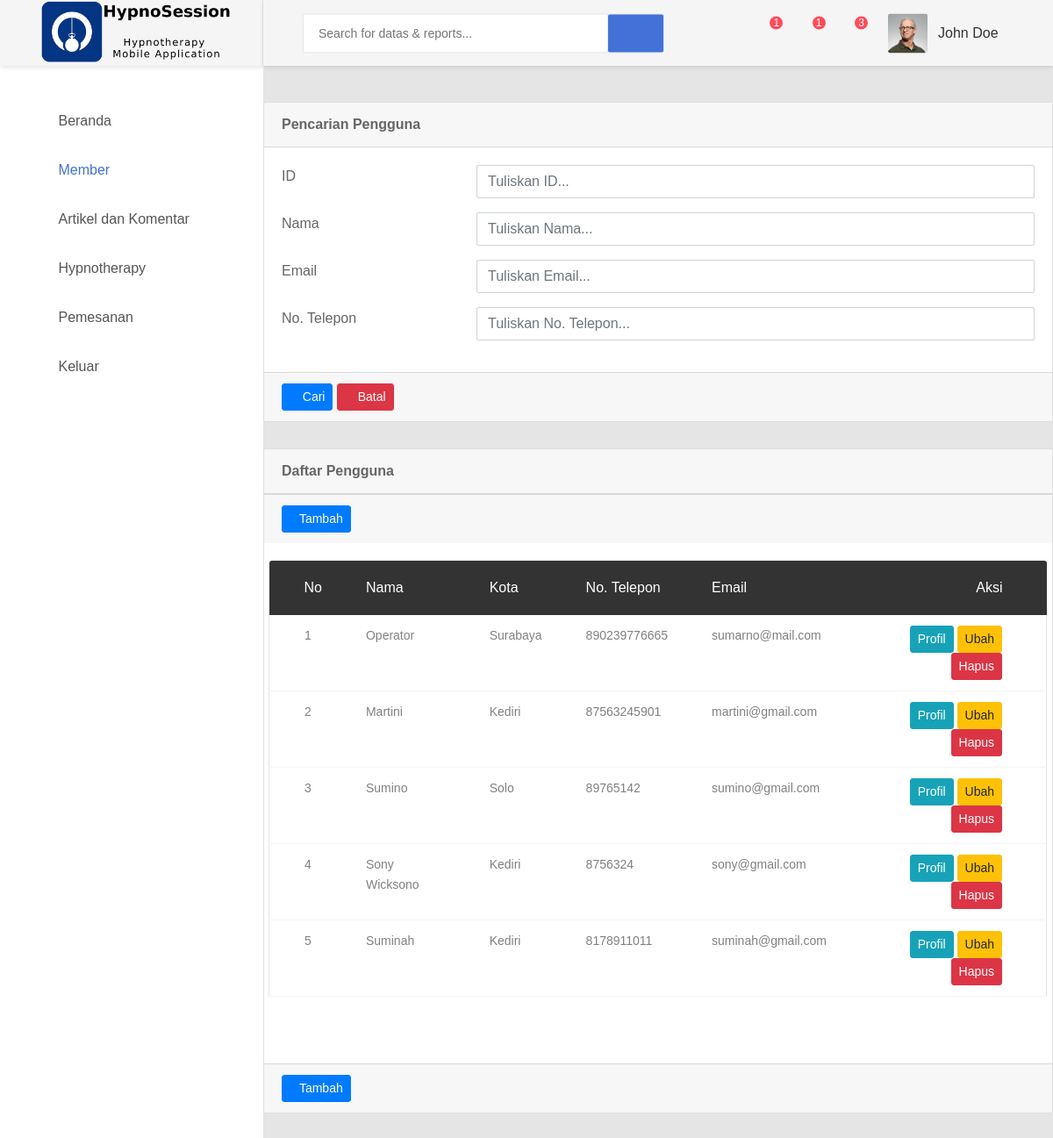
The page /akun/ on the database as committed earlier.
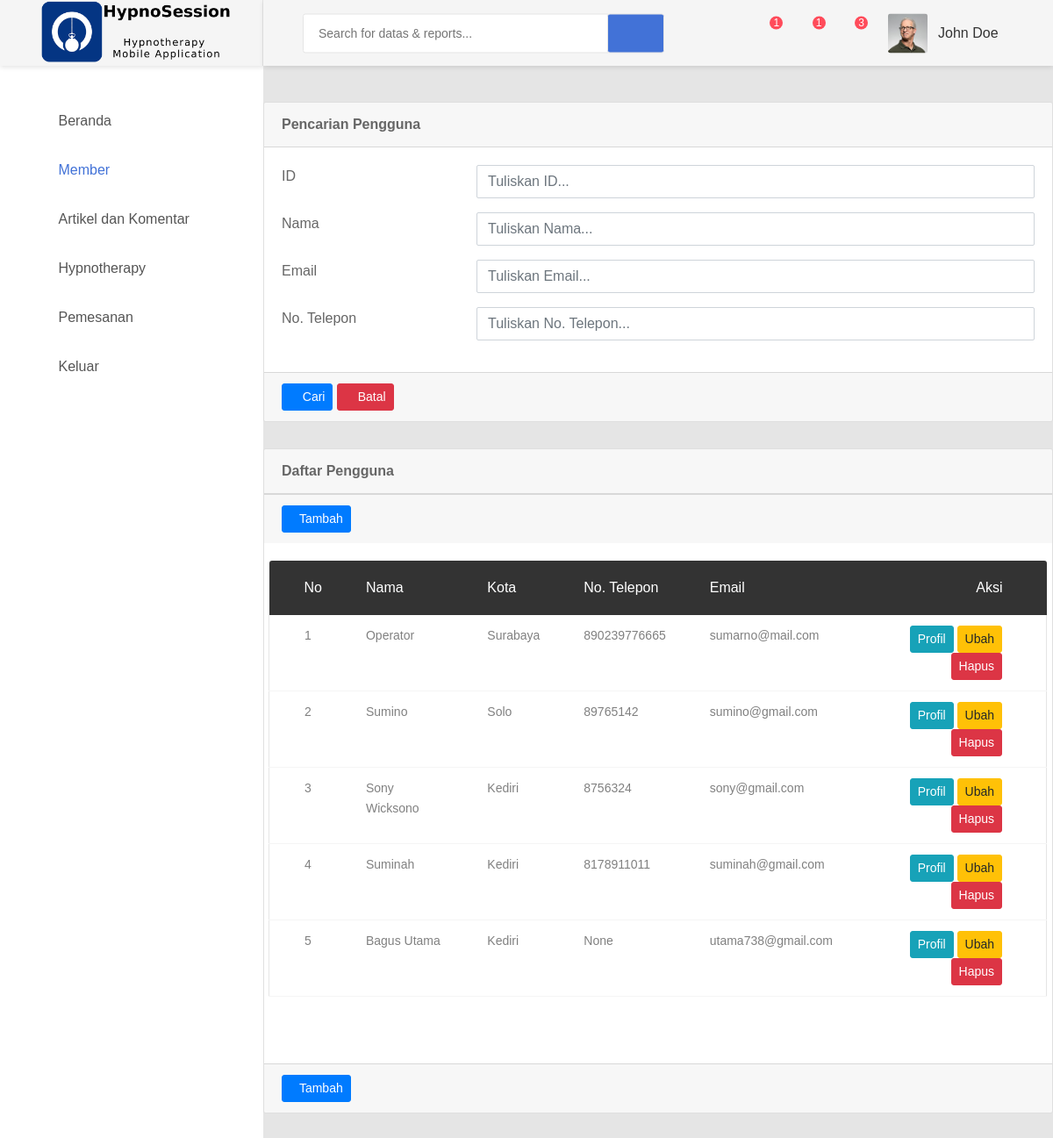
The same page on the database as committed later.
### akun/models.py (models this page shows, shortened)
class Akun(models.Model):
    nama = models.CharField(max_length=30, null=True)
    jenis_kelamin = models.BooleanField(null=True)
    kota_domisili = models.CharField(max_length=30, null=True)
    alamat = models.CharField(max_length=100, null=True)
    tanggal_lahir = models.DateField(null=True)
    tempat_lahir = models.CharField(max_length=30, null=True)
    foto_src = models.TextField(null=True)
    no_telepon = models.CharField(max_length=16, null=True)
    email = models.EmailField()
    password = models.TextField(null=True)
    aktif = models.BooleanField(default=True)
    registrasi = models.DateTimeField(auto_now_add=True)
    aktivasi = models.DateTimeField(auto_now_add=True)
    update = models.DateTimeField(auto_now=True)
    verification_code = models.IntegerField(default=0)
    verification = models.BooleanField(default=False)
    class DaftarStatus(models.TextChoices):
        ADMIN = text('admin')
        STAF = text('staf')
        MEMBER = text('member')
    class Meta:
        db_table = 'akun'
    status = models.CharField(max_length=6,
                              choices=DaftarStatus.choices, default=DaftarStatus.MEMBER)

### akun/views.py (the view)
# urls.py: path('', views.index, name='index'),
def index(request):
    akun = Akun.objects.all()
    context = {
        'akun': akun,
        'view': 'akun',
        'title': 'Member',
    }
    return render(request, 'akun/index.html', context)

### akun/templates/akun/index.html (shortened to what the changed rows need)
{% extends "base.html" %}
{% block content %}
<div class="card">
    <div class="card-body card-block">
        <div class="row form-group">
            <div class="table-responsive m-b-40">
                <table class="table table-borderless table-data3">
                    <thead>
                        <tr>
                            <th>No</th>
                            <th>Nama</th>
                            <th>Kota</th>
                            <th>No. Telepon</th>
                            <th>Email</th>
                            <th>Aksi</th>
                        </tr>
                    </thead>
                    <tbody>
                        {% for ak in akun %}
                        <tr>
                            <td>{{ forloop.counter }}</td>
                            <td>{{ ak.nama }}</td>
                            <td>{{ ak.kota_domisili }}</td>
                            <td>{{ ak.no_telepon }}</td>
                            <td>{{ ak.email }}</td>
                            <td>
                                <a class="btn btn-info btn-sm" href="/akun/profile/{{ ak.id }}" role="button">Profil</a>
                                <a class="btn btn-warning btn-sm" href="/akun/edit/{{ ak.id }}" role="button">Ubah</a>
                                <button type="button" class="btn btn-danger btn-sm" id="btn-delete-{{ak.id}}"
                                    data-toggle="modal" data-target="#deletemodal">
                                    Hapus
                                </button>
                            </td>
                        </tr>
                        {% endfor %}
                    </tbody>
                </table>
            </div>
        </div>
    </div>
</div>
{% endblock %}

Rows that differ between the two databases and show on the page:
removed Akun: nama "Martini", kota_domisili "Kediri", no_telepon "87563245901", email "martini@gmail.com"
added Akun: nama "Bagus Utama", kota_domisili "Kediri", no_telepon "None", email "utama738@gmail.com"
